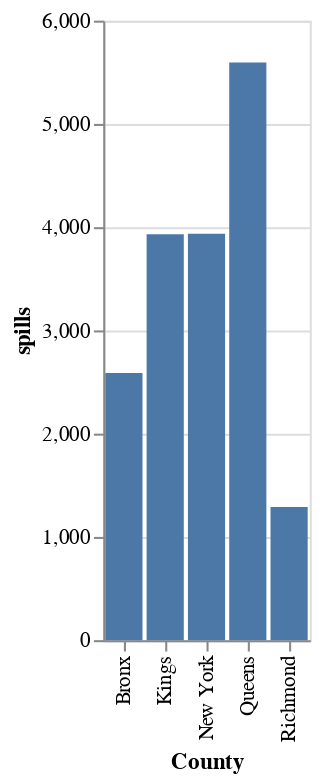

The notebook cell this image was saved under:
### Code cell
alt.Chart(nyc_by_borough).mark_bar().encode(
    x='County',
    y='spills'
)

### Figure 1 — Vega-Lite specification as saved in the notebook (floating-point values rounded to 4 significant figures)
{"config": {"view": {"continuousWidth": 300, "continuousHeight": 300}}, "data": {"name": "data-9afbe32aa44300def59b8a7a75b8d10a"}, "mark": {"type": "bar"}, "encoding": {"x": {"field": "County", "type": "nominal"}, "y": {"field": "spills", "type": "quantitative"}}, "$schema": "https://vega.github.io/schema/vega-lite/v5.16.3.json", "datasets": {"data-9afbe32aa44300def59b8a7a75b8d10a": [{"County": "Bronx", "spills": 2588}, {"County": "Kings", "spills": 3932}, {"County": "New York", "spills": 3936}, {"County": "Queens", "spills": 5595}, {"County": "Richmond", "spills": 1290}]}}
